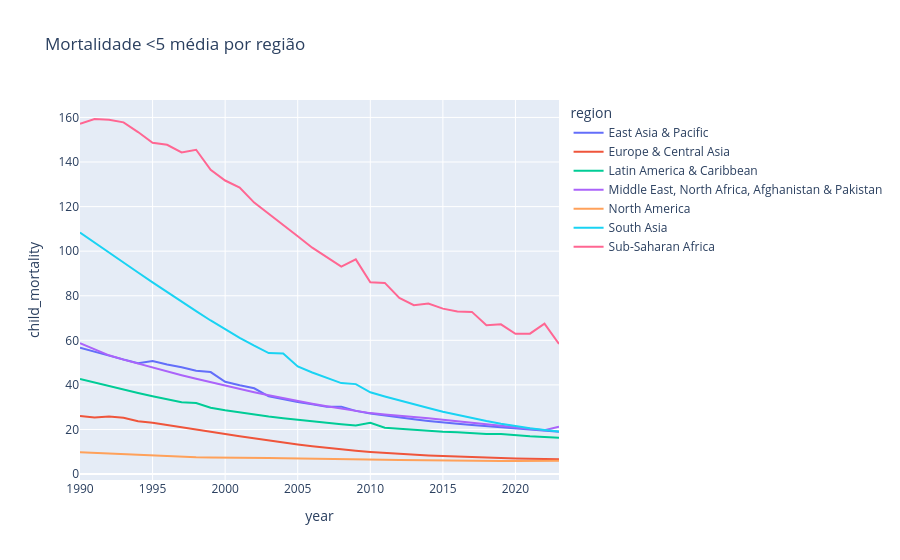

Source (notebook cell):
### Code cell
tend_cm = eda.tendencias_regionais(abt, "child_mortality")
fig = px.line(tend_cm, x="year", y="child_mortality", color="region",
              title="Mortalidade <5 média por região")
fig

### Figure 1 — Plotly figure (JSON) as saved in the notebook; plotly's stock layout.template omitted (floating-point values rounded to 4 significant figures)
{"data": [{"hovertemplate": "region=East Asia & Pacific<br>year=%{x}<br>child_mortality=%{y}<extra></extra>", "legendgroup": "East Asia & Pacific", "line": {"color": "#636efa", "dash": "solid"}, "marker": {"symbol": "circle"}, "mode": "lines", "name": "East Asia & Pacific", "orientation": "v", "showlegend": true, "type": "scatter", "x": [1990, 1991, 1992, 1993, 1994, 1995, 1996, 1997, 1998, 1999, 2000, 2001, 2002, 2003, 2004, 2005, 2006, 2007, 2008, 2009, 2010, 2011, 2012, 2013, 2014, 2015, 2016, 2017, 2018, 2019, 2020, 2021, 2022, 2023], "xaxis": "x", "y": [56.63, 55.0, 53.14, 51.36, 49.76, 50.69, 49.12, 47.91, 46.34, 45.76, 41.4, 39.85, 38.46, 34.84, 33.76, 32.36, 31.26, 30.2, 30.24, 28.33, 27.14, 26.22, 25.34, 24.57, 23.84, 23.38, 22.62, 22.04, 21.53, 21.11, 20.51, 20.01, 19.53, 19.02], "yaxis": "y"}, {"hovertemplate": "region=Europe & Central Asia<br>year=%{x}<br>child_mortality=%{y}<extra></extra>", "legendgroup": "Europe & Central Asia", "line": {"color": "#EF553B", "dash": "solid"}, "marker": {"symbol": "circle"}, "mode": "lines", "name": "Europe & Central Asia", "orientation": "v", "showlegend": true, "type": "scatter", "x": [1990, 1991, 1992, 1993, 1994, 1995, 1996, 1997, 1998, 1999, 2000, 2001, 2002, 2003, 2004, 2005, 2006, 2007, 2008, 2009, 2010, 2011, 2012, 2013, 2014, 2015, 2016, 2017, 2018, 2019, 2020, 2021, 2022, 2023], "xaxis": "x", "y": [26.01, 25.42, 25.77, 25.28, 23.69, 23.06, 22.05, 21.1, 20.09, 19.05, 17.99, 16.95, 15.95, 15.0, 14.09, 13.25, 12.45, 11.73, 11.06, 10.46, 9.925, 9.454, 9.025, 8.658, 8.34, 8.056, 7.785, 7.538, 7.321, 7.123, 6.956, 6.813, 6.69, 6.642], "yaxis": "y"}, {"hovertemplate": "region=Latin America & Caribbean<br>year=%{x}<br>child_mortality=%{y}<extra></extra>", "legendgroup": "Latin America & Caribbean", "line": {"color": "#00cc96", "dash": "solid"}, "marker": {"symbol": "circle"}, "mode": "lines", "name": "Latin America & Caribbean", "orientation": "v", "showlegend": true, "type": "scatter", "x": [1990, 1991, 1992, 1993, 1994, 1995, 1996, 1997, 1998, 1999, 2000, 2001, 2002, 2003, 2004, 2005, 2006, 2007, 2008, 2009, 2010, 2011, 2012, 2013, 2014, 2015, 2016, 2017, 2018, 2019, 2020, 2021, 2022, 2023], "xaxis": "x", "y": [42.67, 41.01, 39.4, 37.86, 36.36, 34.93, 33.53, 32.21, 31.84, 29.73, 28.61, 27.6, 26.67, 25.81, 25.03, 24.3, 23.62, 22.97, 22.38, 21.81, 22.98, 20.79, 20.3, 19.85, 19.42, 19.01, 18.77, 18.34, 17.95, 17.91, 17.26, 16.92, 16.6, 16.26], "yaxis": "y"}, {"hovertemplate": "region=Middle East, North Africa, Afghanistan & Pakistan<br>year=%{x}<br>child_mortality=%{y}<extra></extra>", "legendgroup": "Middle East, North Africa, Afghanistan & Pakistan", "line": {"color": "#ab63fa", "dash": "solid"}, "marker": {"symbol": "circle"}, "mode": "lines", "name": "Middle East, North Africa, Afghanistan & Pakistan", "orientation": "v", "showlegend": true, "type": "scatter", "x": [1990, 1991, 1992, 1993, 1994, 1995, 1996, 1997, 1998, 1999, 2000, 2001, 2002, 2003, 2004, 2005, 2006, 2007, 2008, 2009, 2010, 2011, 2012, 2013, 2014, 2015, 2016, 2017, 2018, 2019, 2020, 2021, 2022, 2023], "xaxis": "x", "y": [58.67, 55.87, 53.28, 51.34, 49.52, 47.74, 46.01, 44.36, 42.73, 41.15, 39.6, 38.13, 36.72, 35.36, 34.03, 32.76, 31.56, 30.39, 29.3, 28.28, 27.33, 26.74, 26.32, 25.63, 25.0, 24.33, 23.47, 22.93, 22.38, 21.47, 20.74, 20.17, 19.62, 21.24], "yaxis": "y"}, {"hovertemplate": "region=North America<br>year=%{x}<br>child_mortality=%{y}<extra></extra>", "legendgroup": "North America", "line": {"color": "#FFA15A", "dash": "solid"}, "marker": {"symbol": "circle"}, "mode": "lines", "name": "North America", "orientation": "v", "showlegend": true, "type": "scatter", "x": [1990, 1991, 1992, 1993, 1994, 1995, 1996, 1997, 1998, 1999, 2000, 2001, 2002, 2003, 2004, 2005, 2006, 2007, 2008, 2009, 2010, 2011, 2012, 2013, 2014, 2015, 2016, 2017, 2018, 2019, 2020, 2021, 2022, 2023], "xaxis": "x", "y": [9.75, 9.45, 9.1, 8.75, 8.5, 8.2, 7.95, 7.7, 7.55, 7.45, 7.3, 7.25, 7.2, 7.15, 7.1, 7.05, 6.95, 6.85, 6.75, 6.65, 6.5, 6.4, 6.3, 6.2, 6.1, 6.05, 6.0, 5.9, 5.85, 5.85, 5.85, 5.85, 5.9, 5.95], "yaxis": "y"}, {"hovertemplate": "region=South Asia<br>year=%{x}<br>child_mortality=%{y}<extra></extra>", "legendgroup": "South Asia", "line": {"color": "#19d3f3", "dash": "solid"}, "marker": {"symbol": "circle"}, "mode": "lines", "name": "South Asia", "orientation": "v", "showlegend": true, "type": "scatter", "x": [1990, 1991, 1992, 1993, 1994, 1995, 1996, 1997, 1998, 1999, 2000, 2001, 2002, 2003, 2004, 2005, 2006, 2007, 2008, 2009, 2010, 2011, 2012, 2013, 2014, 2015, 2016, 2017, 2018, 2019, 2020, 2021, 2022, 2023], "xaxis": "x", "y": [108.4, 103.8, 99.3, 94.83, 90.42, 86.02, 81.63, 77.35, 73.07, 68.9, 64.92, 61.12, 57.58, 54.27, 54.07, 48.27, 45.58, 43.12, 40.8, 40.35, 36.7, 34.82, 33.0, 31.25, 29.6, 27.97, 26.48, 25.08, 23.8, 22.58, 21.52, 20.57, 19.77, 19.08], "yaxis": "y"}, {"hovertemplate": "region=Sub-Saharan Africa<br>year=%{x}<br>child_mortality=%{y}<extra></extra>", "legendgroup": "Sub-Saharan Africa", "line": {"color": "#FF6692", "dash": "solid"}, "marker": {"symbol": "circle"}, "mode": "lines", "name": "Sub-Saharan Africa", "orientation": "v", "showlegend": true, "type": "scatter", "x": [1990, 1991, 1992, 1993, 1994, 1995, 1996, 1997, 1998, 1999, 2000, 2001, 2002, 2003, 2004, 2005, 2006, 2007, 2008, 2009, 2010, 2011, 2012, 2013, 2014, 2015, 2016, 2017, 2018, 2019, 2020, 2021, 2022, 2023], "xaxis": "x", "y": [157.1, 159.3, 159.0, 157.8, 153.4, 148.6, 147.7, 144.3, 145.5, 136.5, 131.7, 128.6, 121.8, 116.8, 112.1, 106.7, 101.6, 97.16, 93.05, 96.3, 86.07, 85.77, 79.04, 75.79, 76.54, 74.22, 72.92, 72.76, 66.73, 67.18, 62.92, 62.98, 67.45, 58.4], "yaxis": "y"}], "layout": {"legend": {"title": {"text": "region"}, "tracegroupgap": 0}, "title": {"text": "Mortalidade <5 média por região"}, "xaxis": {"anchor": "y", "domain": [0.0, 1.0], "title": {"text": "year"}}, "yaxis": {"anchor": "x", "domain": [0.0, 1.0], "title": {"text": "child_mortality"}}}}
